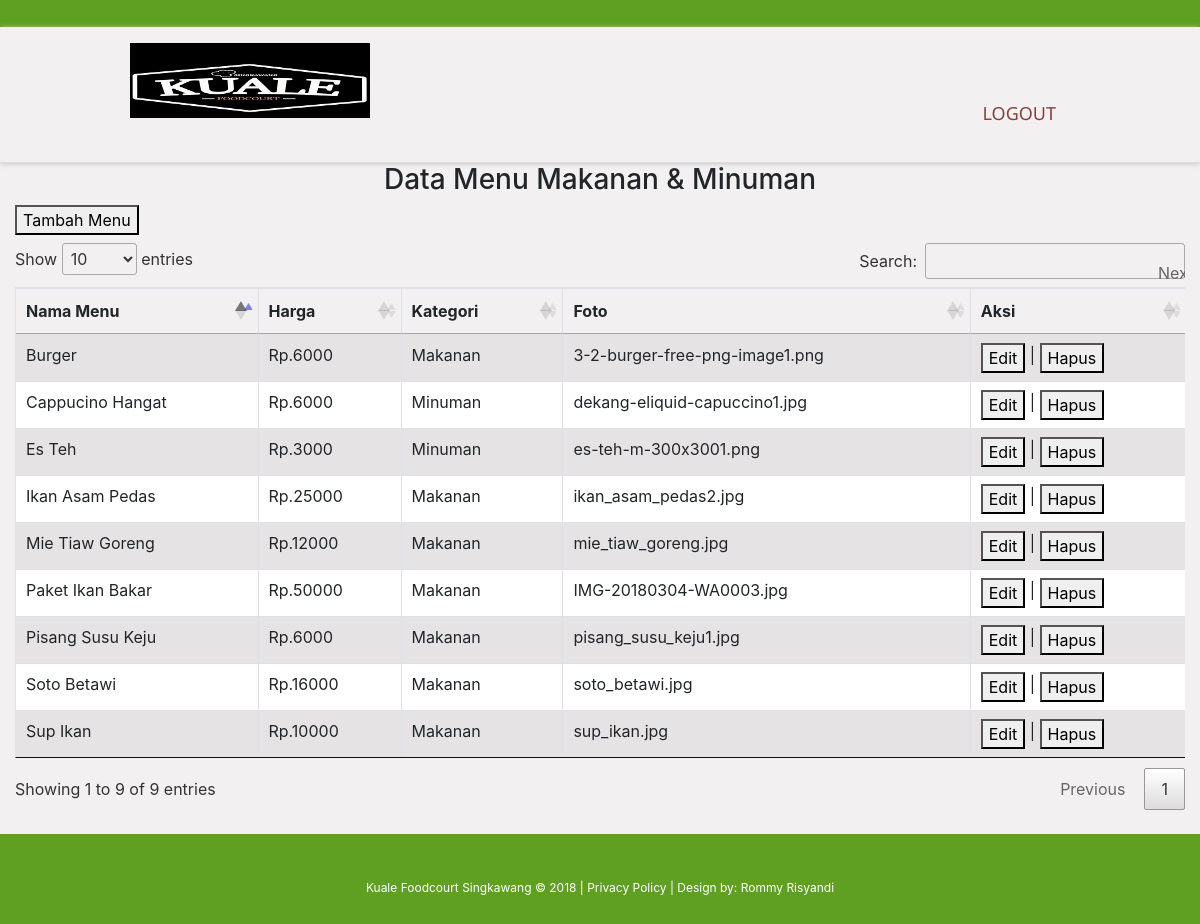
Screenshot of /index.php/admin with the database file from the repository.
### tables this page shows
CREATE TABLE `tb_menu` (
  `id_menu` int(11) NOT NULL,
  `nama_menu` varchar(50) NOT NULL,
  `harga` int(10) NOT NULL,
  `kategori` varchar(10) NOT NULL,
  `foto` varchar(100) NOT NULL
);

### application/controllers/Admin.php (called while the page is built, shortened)
<?php
class admin extends CI_Controller {
	public function __construct()
	{
		$this->load->model('kuale');
	}
	public function index()
	{
		$data['data'] = $this->kuale->selectAll('tb_menu')->
		result_object();
		$this->load->view('admin/data', $data);
	}
}

### index.php (called while the page is built, shortened)
<?php
require_once BASEPATH.'core/CodeIgniter.php';

### application/models/kuale.php (called while the page is built, shortened)
<?php
class Kuale extends CI_Model {
	public function selectAll($tabel)
	{
		return $query = $this->db->get($tabel);
	}
}

### application/views/admin/data.php (the view, shortened to what this page needs)
<!DOCTYPE html>
<html>
<head>
  <link rel="stylesheet" href="<?php echo base_url(); ?>/asset/css/style.css">
<link rel="stylesheet" href="<?php echo base_url(); ?>/asset/css/slider.css">
<link rel="stylesheet" href="https://stackpath.bootstrapcdn.com/bootstrap/4.1.3/css/bootstrap.min.css">
<link rel="stylesheet" href="https://cdn.datatables.net/1.10.19/css/jquery.dataTables.min.css">
  <link rel="stylesheet" href="<?php echo base_url(); ?>/asset/css/dataTables.bootstrap4.min.css">
    <link rel="stylesheet" href="<?php echo base_url(); ?>/asset/css/jquery.dataTables.css">
</head>
<body>
  <div class="main">
<header>
    <div class="container_12">
      <div class="grid_12">
        <h1><a href=""><img src="<?php echo base_url();?>/asset/images/logo kuale.jpg" style="width: 100%; height: 120%;" alt=""></a></h1>
        <div class="menu_block">
          <nav>
            <ul class="sf-menu">
              <li><a href="<?php echo site_url('admin/logout');?>">Logout</a></li>
            </ul>
          </nav>
        </div>
      </div>
    </div>
  </header>
<section class="content">
      <div class="col-xs-12 col-sm-12">
              <h3 class="text-center">Data Menu Makanan & Minuman</h3>
<div class="box">
              <a href="<?php echo site_url('admin/upload'); ?>"> <button> Tambah Menu </button></a>
              <div style="overflow-y: scroll; width: 100%"><table id="example2" class="table table-bordered table-hover table-striped" style="width: 100%">
              <thead>
              <th>Nama Menu</th>
              <th>Harga</th>
              <th>Kategori</th>
              <th>Foto</th>
              <th>Aksi</th>
              </thead>
        <tbody>
    <?php foreach ($data as $row => $r) {
     ?>
     <tr>
              <td><?php echo $r->nama_menu; ?></td>
              <td>Rp.<?php echo $r->harga; ?></td>
              <td><?php echo $r->kategori; ?></td>
              <td><?php echo $r->foto; ?></td>
              <td><a href="<?php echo site_url('admin/edit/').$r->id_menu?>"><button>Edit</button></a> |
                  <a href="<?php echo site_url('admin/hapus/').$r->id_menu?>"
            onClick="return confirm('apakah anda yakin ingin menghapus menu?')"><button>Hapus</button></a></td></tr>
    <?php } ?>
</tbody></table><br/>
</div>
</div>
</div>
</section>
</div>
<footer>
  <div class="col-xs-12 col-sm-12">
  <div class="container_12">
    <div class="grid_12"> Kuale Foodcourt Singkawang &copy; 2018 | <a>Privacy Policy</a> | Design by: Rommy Risyandi </div>
  </div>
</div>
</footer>
</body>
</html>

### asset/css/style.css (style rules this page uses)
html { width: 100%; }
* { -webkit-text-size-adjust: none; }
body { font: 14px/18px Arial, Helvetica, sans-serif; color:#826660; position:relative; min-width:960px; padding-top: 27px; background: #5fa022; }
h1, h2, h3, h4, h5, h6 { font-weight: normal; color: #5d0400; font-family: Times New Roman; }
h3 { font-size: 20px; line-height: 24px; }
img { max-width: 100%; height: auto; }
ul { padding: 0; margin: 0; list-style: none; }
a { text-decoration: none; color: inherit; outline: none; transition: 0.5s ease; -o-transition: 0.5s ease; -webkit-transition: 0.5s ease; }
header { display: block; padding-top: 16px; position: relative; z-index: 999; background: #f2f0f0 ; padding-bottom: 31px; border-bottom: 1px solid #dddbdb; box-shadow: 0 1px 5px #ccc; }
header h1 { float: none; position: relative; z-index: 999; }
header h1 a { display: block; overflow: hidden; margin: 0 auto; width: 240px; float: left; height: 75px; text-indent: -999px; transition: 0s ease; -o-transition: 0s ease; -webkit-transition: 0s ease; }
header h1 a img { display: block; }
.main { background: #f2f0f0; }
footer { display: block; padding: 45px 0; font-size: 12px; color: #fff; text-align: center; }

### asset/css/grid.css (style rules this page uses)
body { min-width: 960px; }
.container_12 { margin-left: auto; margin-right: auto; width: 960px; }
.grid_1, .grid_2, .grid_3, .grid_4, .grid_5, .grid_6, .grid_7, .grid_8, .grid_9, .grid_10, .grid_11, .grid_12 { display: inline; float: left; margin-left: 10px; margin-right: 10px; }
.container_12 .grid_12 { width: 940px; }
.clearfix:before, .clearfix:after, .container_12:before, .container_12:after { content: '.'; display: block; overflow: hidden; visibility: hidden; font-size: 0; line-height: 0; width: 0; height: 0; }
.clearfix:after, .container_12:after { clear: both; }
.clearfix, .container_12 { zoom: 1; }

### asset/css/superfish.css (style rules this page uses)
.menu_block { position: relative; float: right; padding-top: 31px; }
nav>.sf-menu { text-align: center; }
nav { position:relative;padding: 0px 0 0 0; }
.sf-menu li { float:left;position:relative; }
.sf-menu>li { float: left; position: relative; }
.sf-menu>li:first-child { margin-left: 0; }
.sf-menu>li>a { font-size: 18px; font-family: 'Noto Sans', sans-serif; color: #85423f; position: relative; text-transform: uppercase; line-height: 20px; z-index: 999; background: url(../images/spacer.png) 0 0 repeat; border-radius: 5px; position: relative; display: block; padding: 5px 14px 8px; }

### application/views/admin/data.php (style rules this page uses)
body { background-color: #5fa022; }

### rows the page displays
tb_menu: nama_menu "Mie Tiaw Goreng", harga "12000", kategori "Makanan", foto "mie_tiaw_goreng.jpg"
tb_menu: nama_menu "Pisang Susu Keju", harga "6000", kategori "Makanan", foto "pisang_susu_keju1.jpg"
tb_menu: nama_menu "Ikan Asam Pedas", harga "25000", kategori "Makanan", foto "ikan_asam_pedas2.jpg"
tb_menu: nama_menu "Sup Ikan", harga "10000", kategori "Makanan", foto "sup_ikan.jpg"
tb_menu: nama_menu "Soto Betawi", harga "16000", kategori "Makanan", foto "soto_betawi.jpg"
tb_menu: nama_menu "Es Teh", harga "3000", kategori "Minuman", foto "es-teh-m-300x3001.png"
tb_menu: nama_menu "Cappucino Hangat", harga "6000", kategori "Minuman", foto "dekang-eliquid-capuccino1.jpg"
tb_menu: nama_menu "Burger", harga "6000", kategori "Makanan", foto "3-2-burger-free-png-image1.png"
tb_menu: nama_menu "Paket Ikan Bakar", harga "50000", kategori "Makanan", foto "IMG-20180304-WA0003.jpg"
